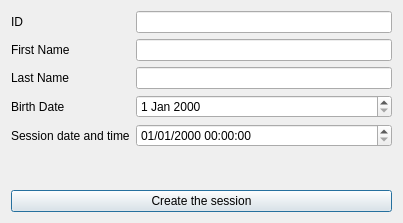
<?xml version="1.0" encoding="UTF-8"?>
<ui version="4.0">
 <class>CreatePatientSessionWindow</class>
 <widget class="QDialog" name="CreatePatientSessionWindow">
  <property name="geometry">
   <rect>
    <x>0</x>
    <y>0</y>
    <width>403</width>
    <height>223</height>
   </rect>
  </property>
  <property name="windowTitle">
   <string>Dialog</string>
  </property>
  <layout class="QVBoxLayout" name="verticalLayout">
   <item>
    <layout class="QFormLayout" name="formLayout">
     <item row="0" column="0">
      <widget class="QLabel" name="label">
       <property name="text">
        <string>ID</string>
       </property>
      </widget>
     </item>
     <item row="0" column="1">
      <widget class="QLineEdit" name="lePatientId"/>
     </item>
     <item row="1" column="0">
      <widget class="QLabel" name="label_2">
       <property name="text">
        <string>First Name</string>
       </property>
      </widget>
     </item>
     <item row="1" column="1">
      <widget class="QLineEdit" name="lePatientFirstName"/>
     </item>
     <item row="2" column="0">
      <widget class="QLabel" name="label_5">
       <property name="text">
        <string>Last Name</string>
       </property>
      </widget>
     </item>
     <item row="2" column="1">
      <widget class="QLineEdit" name="lePatientLastName"/>
     </item>
     <item row="3" column="0">
      <widget class="QLabel" name="label_3">
       <property name="text">
        <string>Birth Date</string>
       </property>
      </widget>
     </item>
     <item row="3" column="1">
      <widget class="QDateEdit" name="dePatientBirthDate"/>
     </item>
     <item row="4" column="0">
      <widget class="QLabel" name="label_4">
       <property name="text">
        <string>Session date and time</string>
       </property>
      </widget>
     </item>
     <item row="4" column="1">
      <widget class="QDateEdit" name="deSessionDateAndTime">
       <property name="displayFormat">
        <string>dd/MM/yyyy HH:mm:ss</string>
       </property>
      </widget>
     </item>
    </layout>
   </item>
   <item>
    <widget class="QPushButton" name="pbCreateSession">
     <property name="text">
      <string>Create the session</string>
     </property>
    </widget>
   </item>
  </layout>
 </widget>
 <resources/>
 <connections/>
</ui>
